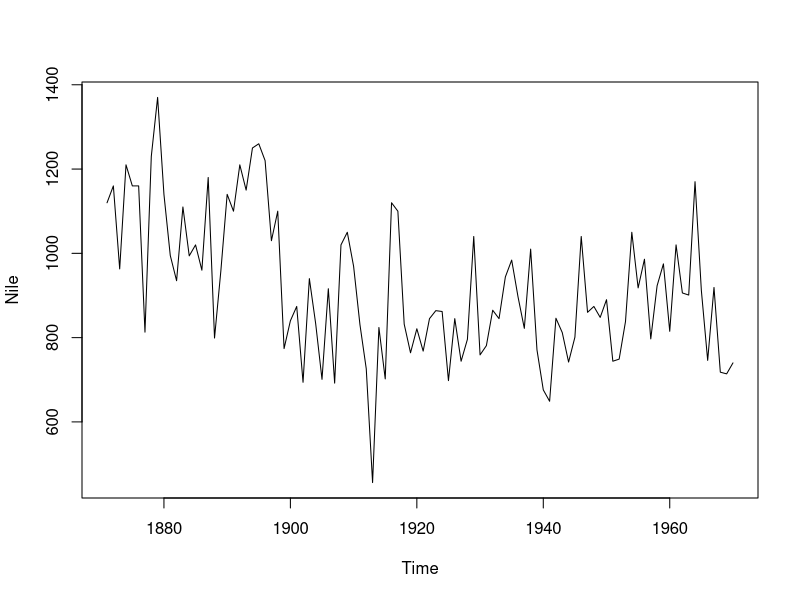
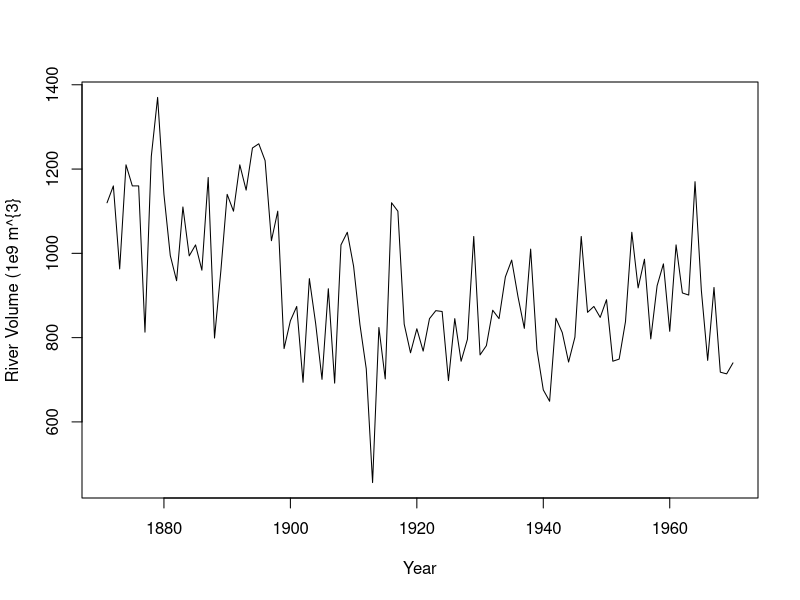
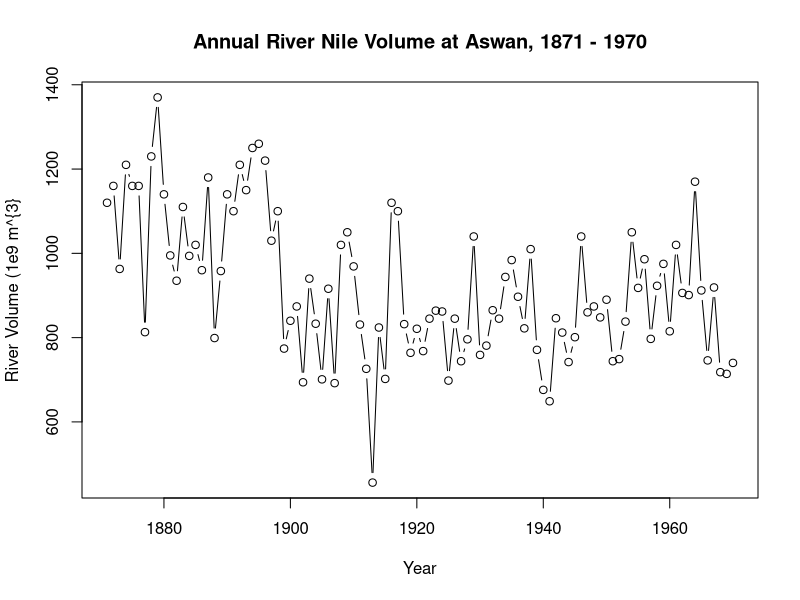
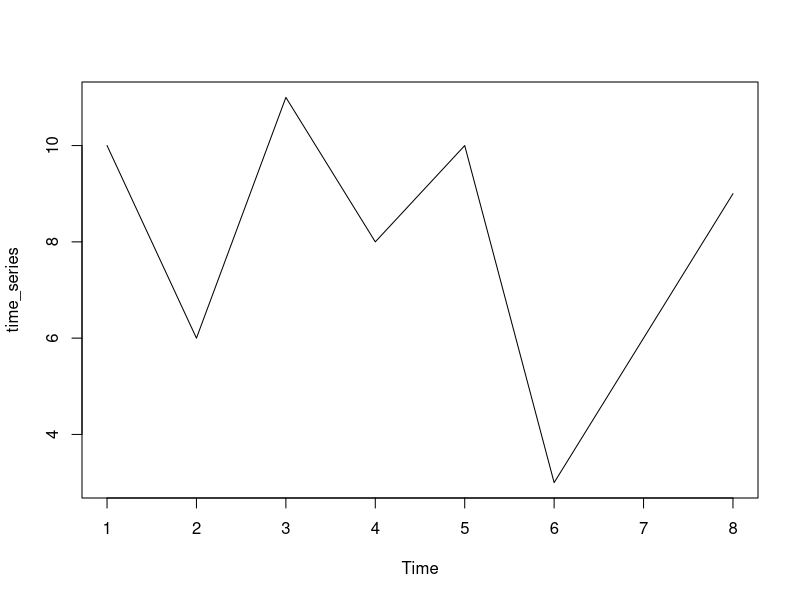
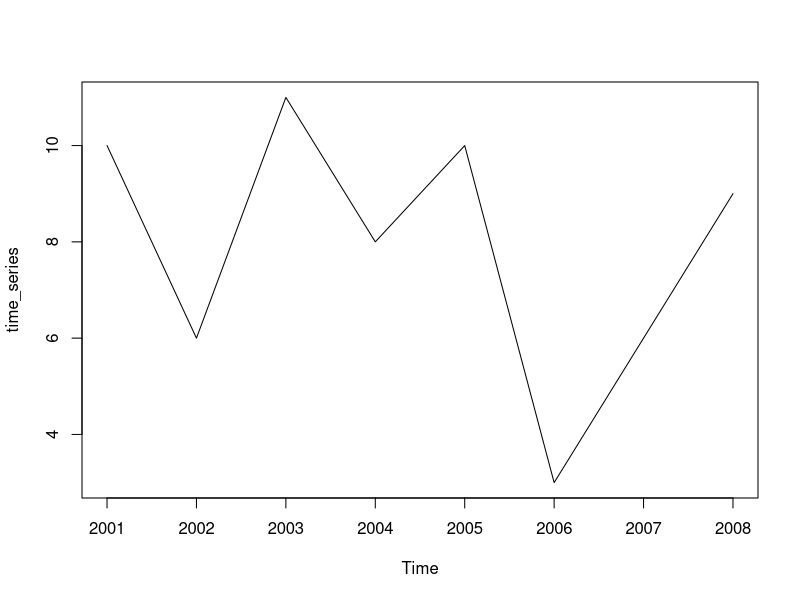
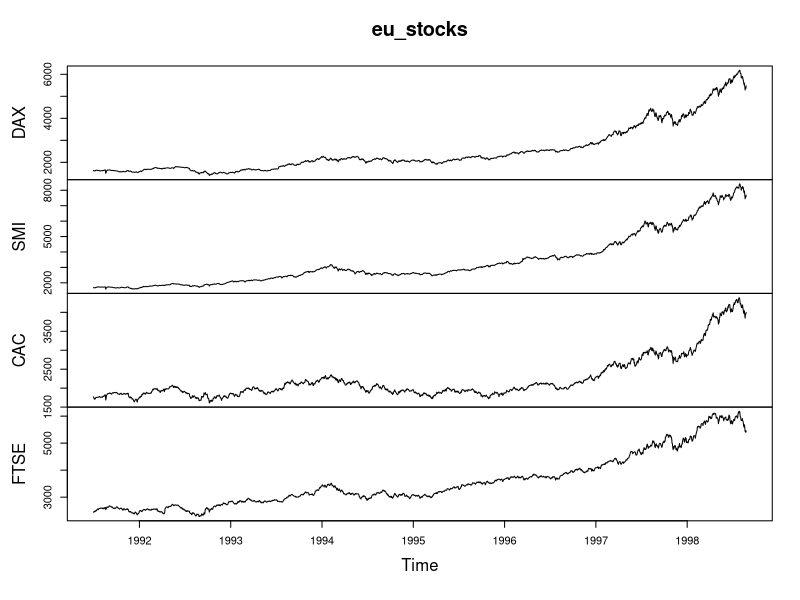
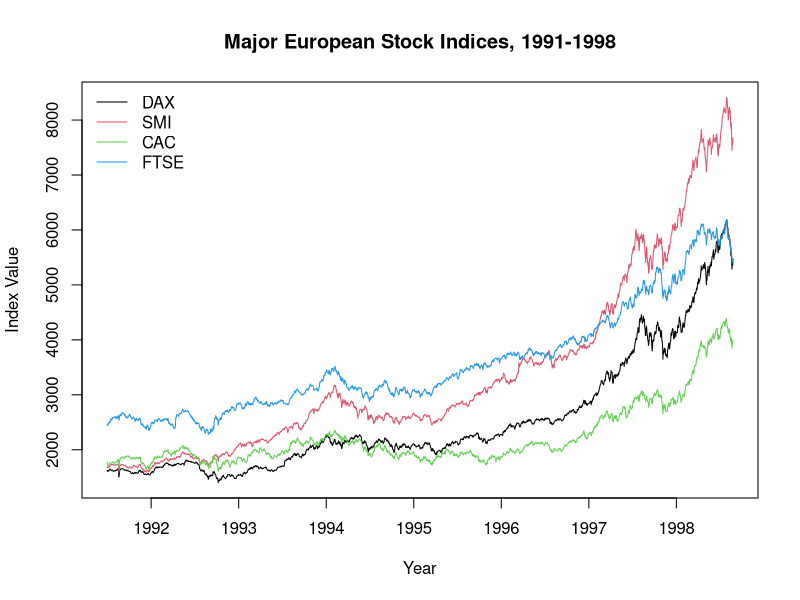
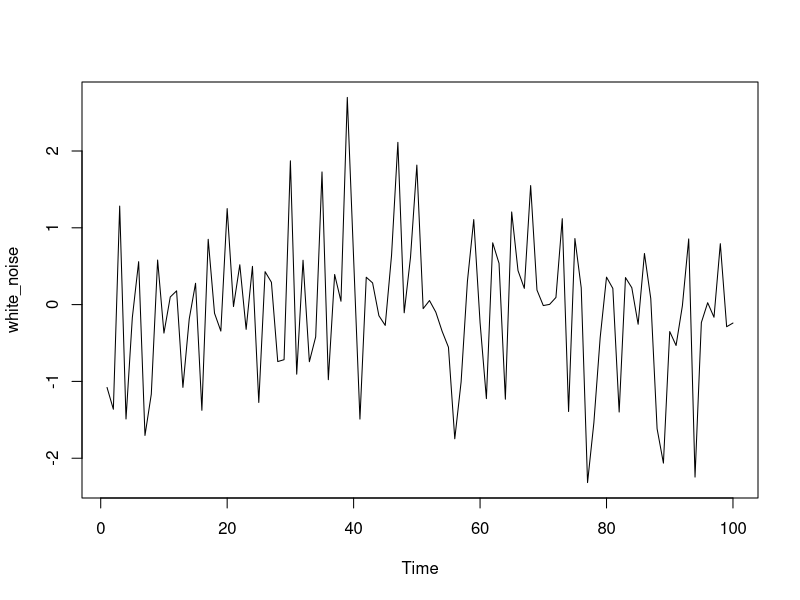

Write the R code that produced these figures, in order. (Note: this script raises an error after producing the figures.)
## ---- chunk 1
knitr::opts_chunk$set(echo = TRUE)

library(tidyverse)

## ---- chunk 2
# Plot the Nile data
plot(Nile)

# Plot the Nile data with xlab adn ylab arguments
plot(Nile, xlab = "Year", ylab = "River Volume (1e9 m^{3}")

# Plot the Nile data with xlab, ylab, main, and type arguments
plot(Nile, xlab = "Year", ylab = "River Volume (1e9 m^{3}", main = "Annual River Nile Volume at Aswan, 1871 - 1970", type = "b")
## ---- chunk 3
# building ts() objects
data_vector <- c(10, 6, 11, 8, 10, 3, 6, 9)

time_series <- ts(data_vector)
plot(time_series)

# specifiy the start date and observation frequency
time_series <- ts(data_vector, start = 2001, frequency = 1)
plot(time_series)

# check whether an object is of the ts() class: 
is.ts(data_vector)
is.ts(time_series)
## ---- chunk 4
# Check whether eu_stocks is a ts object
eu_stocks <- EuStockMarkets
is.ts(eu_stocks)

# View the start, end, and frequency of eu_stocks
start(eu_stocks)
end(eu_stocks)
frequency(eu_stocks)

# Generate a simple plot of eu_stocks
plot(eu_stocks)

# Use ts.plot with eu_stocks
ts.plot(eu_stocks, col = 1:4, xlab = "Year", ylab = "Index Value", main = "Major European Stock Indices, 1991-1998")

# Add a legend to your ts.plot
legend("topleft", colnames(eu_stocks), lty = 1, col = 1:4, bty = "n")
## ---- chunk 5
# Simulate a WN model with list(order = c(0, 0, 0))
white_noise <- arima.sim(model = list(order= c(0,0,0)), n = 100)

# Plot the white noise data
ts.plot(white_noise)

# Simulate form the WN moel with: mean = 100, sd = 10
white_noise_2 <- arima.sim(model = list(order = c(0,0,0)), n = 100, mean = 100, sd = 10)

# Plot white noise 2 data
ts.plot(white_noise_2)
## ---- chunk 6
# create a y
y <- arima.sim(model = list(order = c(0,0,0)), n = 100, mean = 95, sd = 10)
mean(y)
var(y)

# Fit the WN model to y using the arima command
arima(y, order = c(0, 0, 0))

## ---- chunk 7
# Generate a RW model using arima.sim
random_walk <- arima.sim(model = list(order = c(0, 1, 0)), n = 100)

# Plot random_walk
ts.plot(random_walk)

# Calculate the first difference series
random_walk_diff <- diff(x = random_walk, lag = 1)

# Plot random_walk_diff 
ts.plot(random_walk_diff)
## ---- chunk 8
# Generate a RW model with a drift using arima.sim
rw_drift <- arima.sim(model = list(order = c(0, 1, 0)), n = 100, mean = 1)

# Plot 
ts.plot(rw_drift)

# Calculate the first difference series
rw_drift_diff <- diff(rw_drift, lag = 1)

# Plot rw_drift_diff
ts.plot(rw_drift_diff)

## ---- chunk 9
# generate a random walk time seris
rw_drift <- arima.sim(model = list(order = c(0, 1, 0)), n = 100, mean = 1)

#  Difference the random_walk data
rw_diff <- diff(rw_drift, lag = 1)

# Plot rw_diff
ts.plot(rw_diff)

# Now fit the WN model to the difference data
model_wn <- arima(x = rw_diff, order = c(0, 0, 0))
model_wn

# Store the value of the estimated time trend (intercept)
int_wn <- model_wn$coef

# Plot the original random_walk data
ts.plot(rw_drift)

# Use abline(0, ...) to add time trend to the figure
abline(a = 0, b = int_wn)

## ---- chunk 10
# Use arima.sim() to generate WN data
white_noise <- arima.sim(model = list(order = c(0, 0, 0)), n = 100)

# use cumsum() to convert the WN data to RW
random_walk <- cumsum(white_noise)

# Use arima.sim() to generate WN drift data
wn_drift <- arima.sim(model = list(order = c(0, 0, 0)), n = 100, mean = 0.4)

# Use cumsum() to convert the WN drift data to RW 
rw_drift <- cumsum(wn_drift)

# Plot all four data objects
plot.ts(cbind(white_noise, random_walk, wn_drift, rw_drift))

## ---- chunk 11
# Plot eu_stocks
plot(eu_stocks)

# Convert prices to returns: ( a2 - a1)/a1 
returns <- (eu_stocks[-1, ] - eu_stocks[-nrow(eu_stocks), ] )/eu_stocks[-nrow(eu_stocks),]


# Convert return to ts
returns <- ts(returns, start = c(1991, 130), frequency = 260)

# Plot returns
plot(returns)


# Convert prices to log returns
logreturns <- diff(log(eu_stocks))

# Plot logreturns
plot(logreturns)

## ---- chunk 12
# Convert prices to returns: ( a2 - a1)/a1 
returns <- (eu_stocks[-1, ] - eu_stocks[-nrow(eu_stocks), ] )/eu_stocks[-nrow(eu_stocks),] *100
# Convert return to ts
returns <- ts(returns, start = c(1991, 130), frequency = 260)

# Generate means 
colMeans(returns)

# Calculate sample variance 
returns %>% as.data.frame() %>%
  gather(key = "key", value = "value", DAX:FTSE) %>%
  group_by(key) %>%
  summarize(mean = mean(value), 
            var = var(value),
            sd = sd(value))

apply(returns, MARGIN = 2, FUN = var)

# Calculate sample standard deviation 
apply(returns, MARGIN = 2, FUN = sd)

# Display a histogram of percent returns for each index
par(mfrow = c(2, 2)) 
apply(returns, MARGIN = 2, FUN = hist, main = "", xlab = "Percentage Return")

# Display a histogram 
returns %>% as.data.frame() %>%
  gather(key = "key", value = "value", DAX:FTSE) %>% 
  ggplot(aes(x = value)) +
  geom_histogram() +
  facet_wrap(~key)

# Display a q-q plot 
returns %>% as.data.frame() %>%
  gather(key = "key", value = "value", DAX:FTSE) %>% 
  ggplot(aes(sample = value)) +
  stat_qq() +
  facet_wrap(~key)

## ---- chunk 13
# Make a scatterplot of Germany major stock (DAX) and UK (FTSE )
plot(eu_stocks[ ,1], eu_stocks[, 2])


# Make a scatterplot matrix of eu_stocks
pairs(eu_stocks)

# Convert eu_stocks to log returns
logreturns <- diff(log(eu_stocks))
head(logreturns)
class(logreturns)

# Make a scatterplot matrix of logreturns
pairs(logreturns)

## ---- chunk 14
# Use covariance and variance of logreturn
cov(logreturns) 

# Correlation 
cor(logreturns)

## ---- chunk 15
# Create x 
x <- eu_stocks[, 1] 
class(x)
n <- length(x)

# Define x_to  and x_t1
x_t1 <- x[-1]
x_t0 <-  x[-n]

# Plot x_to and x_t1
plot(x_to, x_t1)

# correlation
cor(x_to, x_t1)

# Use acf with x
acf(x, lag.max = 1, plot = FALSE)


## ---- chunk 16
# Generate ACF estiamtes for x up ot lag -10
acf(x, lag.max = 10, plot = FALSE)
## ---- chunk 17
# x random number 
x <- rnorm(100)
acf(x)

# 
x <- 1:100 + rnorm(100, mean = 5, sd = 10)
acf(x)
